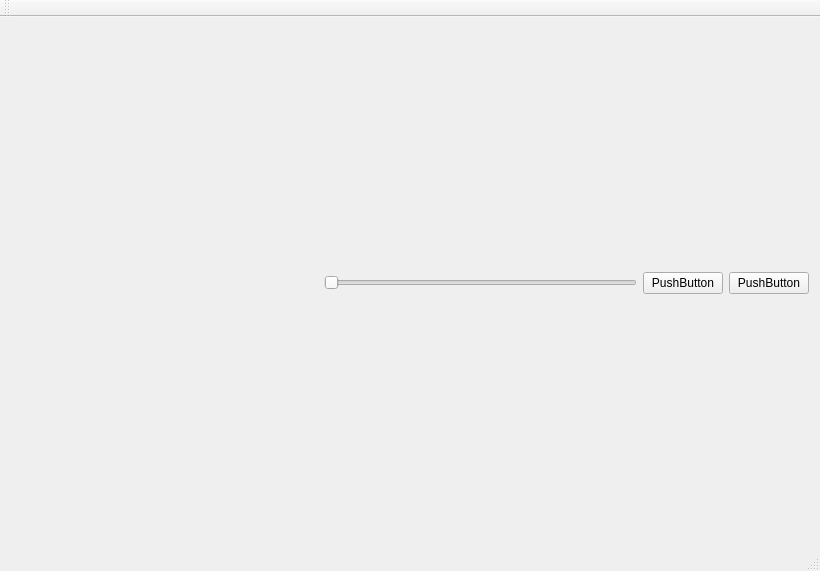
<?xml version="1.0" encoding="UTF-8"?>
<ui version="4.0">
 <class>MainWindow</class>
 <widget class="QMainWindow" name="MainWindow">
  <property name="geometry">
   <rect>
    <x>0</x>
    <y>0</y>
    <width>820</width>
    <height>571</height>
   </rect>
  </property>
  <property name="windowTitle">
   <string>MainWindow</string>
  </property>
  <property name="styleSheet">
   <string notr="true">#centralWidget{
border-image: url(:/background.jpg) 0 0 0 0;
}</string>
  </property>
  <widget class="QWidget" name="centralWidget">
   <property name="sizePolicy">
    <sizepolicy hsizetype="Expanding" vsizetype="Preferred">
     <horstretch>0</horstretch>
     <verstretch>0</verstretch>
    </sizepolicy>
   </property>
   <layout class="QVBoxLayout" name="verticalLayout">
    <item>
     <layout class="QVBoxLayout" name="vLayout">
      <item>
       <layout class="QHBoxLayout" name="horizontalLayout">
        <item>
         <spacer name="horizontalSpacer">
          <property name="orientation">
           <enum>Qt::Horizontal</enum>
          </property>
          <property name="sizeHint" stdset="0">
           <size>
            <width>40</width>
            <height>20</height>
           </size>
          </property>
         </spacer>
        </item>
        <item>
         <widget class="QSlider" name="horizontalSlider">
          <property name="orientation">
           <enum>Qt::Horizontal</enum>
          </property>
         </widget>
        </item>
        <item>
         <widget class="QPushButton" name="pushButton">
          <property name="text">
           <string>PushButton</string>
          </property>
         </widget>
        </item>
        <item>
         <widget class="QPushButton" name="pushButton_2">
          <property name="text">
           <string>PushButton</string>
          </property>
         </widget>
        </item>
       </layout>
      </item>
     </layout>
    </item>
   </layout>
  </widget>
  <widget class="QMenuBar" name="menuBar">
   <property name="geometry">
    <rect>
     <x>0</x>
     <y>0</y>
     <width>820</width>
     <height>22</height>
    </rect>
   </property>
  </widget>
  <widget class="QToolBar" name="mainToolBar">
   <attribute name="toolBarArea">
    <enum>TopToolBarArea</enum>
   </attribute>
   <attribute name="toolBarBreak">
    <bool>false</bool>
   </attribute>
  </widget>
  <widget class="QStatusBar" name="statusBar"/>
 </widget>
 <layoutdefault spacing="6" margin="11"/>
 <resources/>
 <connections/>
</ui>
